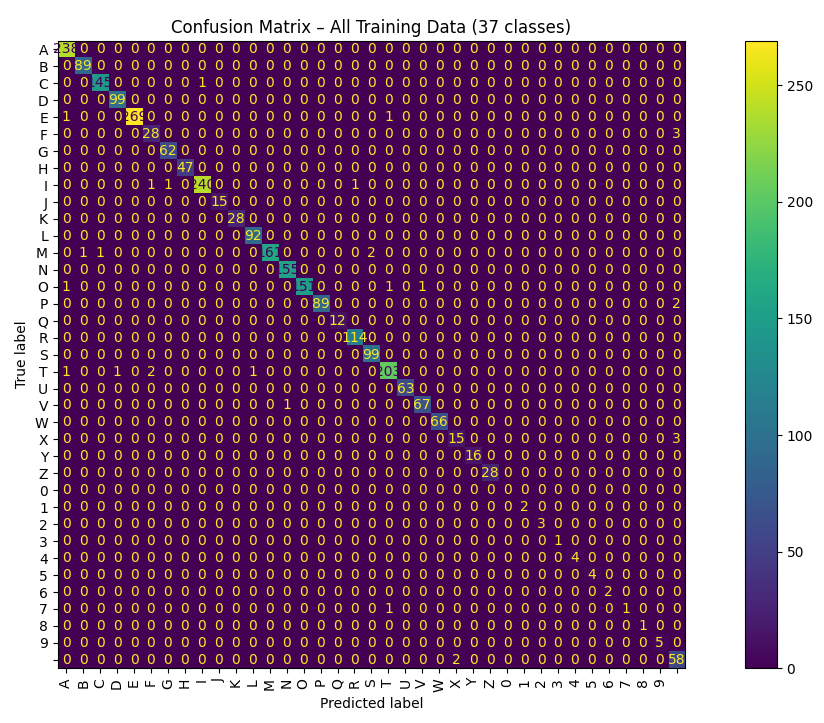

Here is the Python script that generated this plot:
#!/usr/bin/env python3

import os
import cv2
import numpy as np
import matplotlib.pyplot as plt
from sklearn.utils import shuffle
from sklearn.metrics import confusion_matrix, ConfusionMatrixDisplay
from tensorflow.keras.models import load_model
from tensorflow import keras


# ================================
# SETTINGS
# ================================
MODEL_PATH = "/home/fizzer/ENPH-353-COMPETITION/cnn_trainer/clueboard_reader_CNN.h5"
TRAIN_DIR = "/home/fizzer/ENPH-353-COMPETITION/cnn_trainer/training_chars/"
IMG_SIZE = 90
CLASSES = "ABCDEFGHIJKLMNOPQRSTUVWXYZ0123456789 "
VAL_SPLIT = 0.2  # still used for recreating splits, but not needed here


def load_training_data():
    char_to_idx = {c: i for i, c in enumerate(CLASSES)}

    X = []
    y = []

    for filename in os.listdir(TRAIN_DIR):
        if filename.endswith(".png"):
            char_label = filename.split("_")[0]
            img = cv2.imread(os.path.join(TRAIN_DIR, filename), cv2.IMREAD_GRAYSCALE)
            img = cv2.resize(img, (IMG_SIZE, IMG_SIZE))
            img = img.astype("float32") / 255.0

            X.append(img)
            y.append(char_label)

    X = np.array(X).reshape(-1, IMG_SIZE, IMG_SIZE, 1)
    y_int = np.array([char_to_idx[c] for c in y])
    y_onehot = keras.utils.to_categorical(y_int, num_classes=len(CLASSES))

    # Use same deterministic shuffle to match training distribution
    X_shuf, y_shuf = shuffle(X, y_onehot, random_state=42)

    return X_shuf, y_shuf

def plot_confusion_matrix_all_data(model, X_all, y_all):
    y_pred_prob = model.predict(X_all)
    y_pred = np.argmax(y_pred_prob, axis=1)
    y_true = np.argmax(y_all, axis=1)

    # 37 classes, include missing as zero-rows
    all_labels = list(range(len(CLASSES)))

    cm = confusion_matrix(y_true, y_pred, labels=all_labels)

    plt.figure(figsize=(16, 16))
    disp = ConfusionMatrixDisplay(confusion_matrix=cm,
                                  display_labels=list(CLASSES))
    disp.plot(cmap='viridis', xticks_rotation='vertical')
    plt.title("Confusion Matrix – All Training Data (37 classes)")
    plt.tight_layout()
    plt.show()


def main():
    print("Loading model...")
    model = load_model(MODEL_PATH)

    print("Loading ALL training data...")
    X_total, y_total = load_training_data()

    print("Plotting confusion matrix for ALL CHARACTERS...")
    plot_confusion_matrix_all_data(model, X_total, y_total)


if __name__ == "__main__":
    main()
